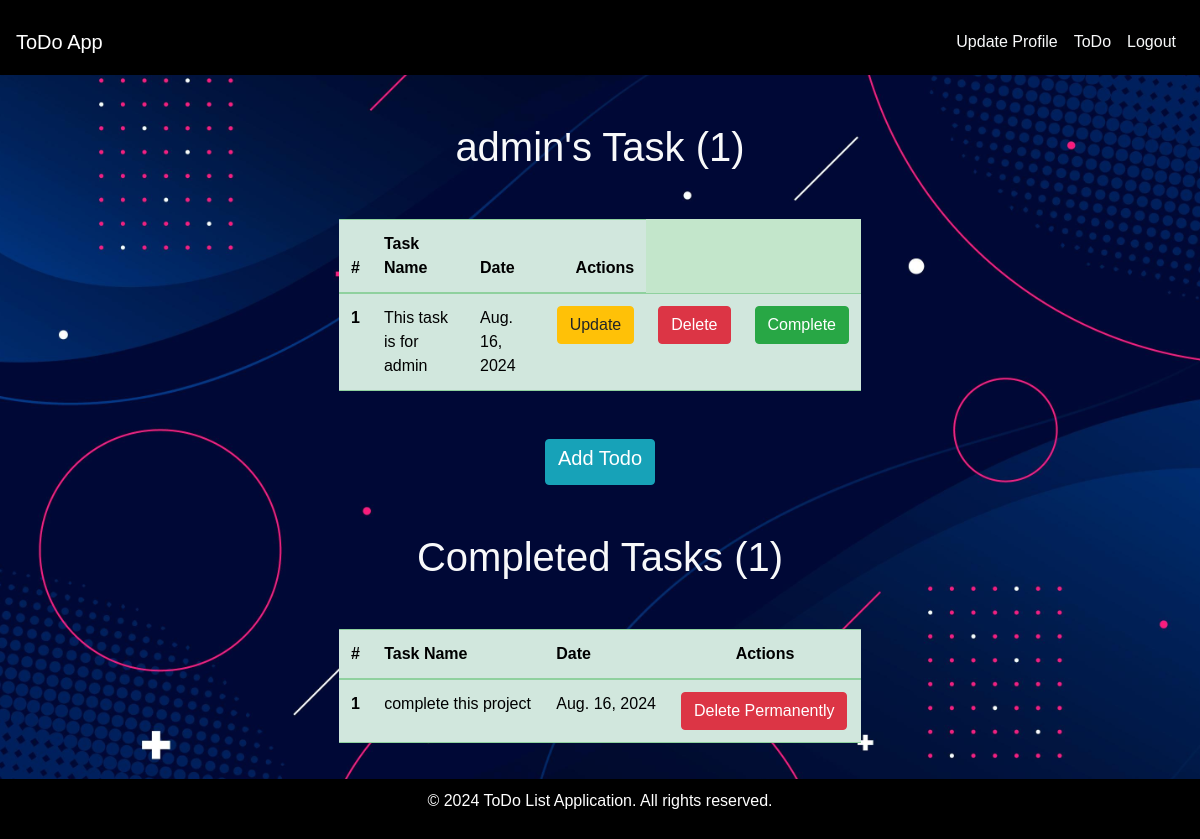
/todo/ (signed in), run on an earlier commit of the app's database.
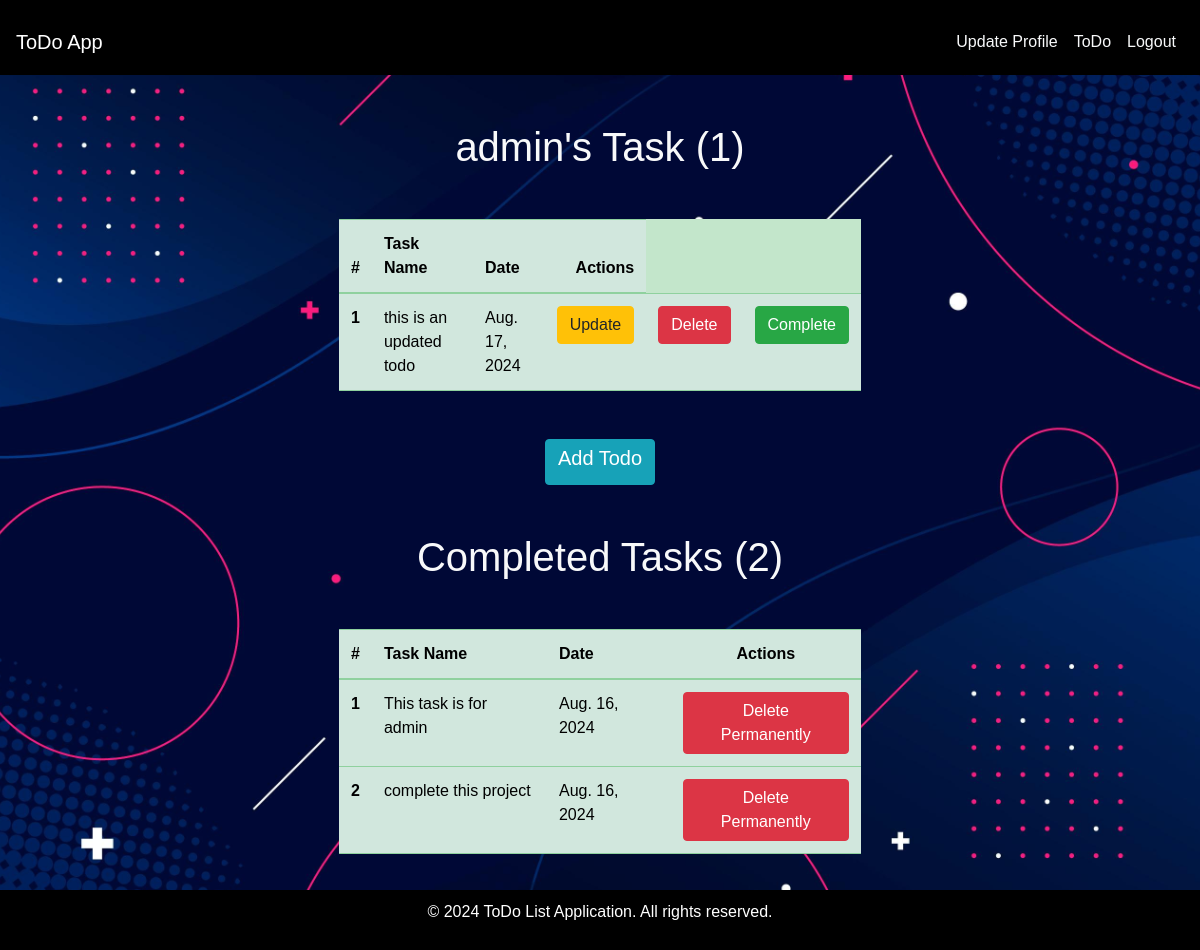
And on a later commit of the database.
### main/models.py (models this page shows, shortened)
class Todo(models.Model):
    user = models.ForeignKey(User, on_delete = models.CASCADE)
    task = models.TextField()
    date = models.DateField()
    is_completed = models.BooleanField(default=False)

### main/views.py (the view)
# urls.py: path("todo/", views.todo, name="todo"),
def todo(request):
    user = request.user
    todos = Todo.objects.all()
    incomplete_todos = todos.filter(is_completed = False, user = user)
    completed_todos = todos.filter(is_completed = True, user = user)
    context = {
        "todos": incomplete_todos,
        "completed_todos": completed_todos,
        "user": user
    }
    return render(request, "todo.html", context)

### templates/todo.html (shortened to what this page needs)
{% extends "base.html" %}
{% load static %}
{% block body %}
<div class="row d-flex justify-content-center m-5">
    <div class="col-6">
        <h1 class="text-light text-center mb-5">{{ user.username }}'s Task ({{ todos.count }})</h1>
        <table class="table table-success table-hover">
            <thead>
              <tr>
                <th scope="col">#</th>
                <th scope="col">Task Name</th>
                <th scope="col">Date</th>
                <th scope="col" class="text-end">Actions</th>
              </tr>
            </thead>
            <tbody>
                {% for todo in todos %}
                <tr>
                    <th scope="row">{{ forloop.counter }}</th>
                    <td> {{ todo.task }} </td>
                    <td> {{ todo.date }} </td>
                    <td><a href="{% url 'update_task' todo.id %}" class="btn btn-warning btn">Update</a></td>
                    <td><a href="{% url 'remove_task' todo.id %}" class="btn btn-danger btn">Delete</a></td>
                    <td><a href="{% url 'complete_task' todo.id %}" class="btn btn-success btn">Complete</a></td>
                </tr>
                {% endfor %}
            </tbody>
        </table>
        <div class="d-flex justify-content-center mt-5 mb-5">
            <a href="{% url 'add_todo' %}" class="btn btn-info"><h5>Add Todo</h5></a>
        </div>
        <h1 class="text-light text-center mb-5">Completed Tasks ({{ completed_todos.count }})</h1>
        <table class="table table-success table-hover mb-5">
            <thead>
              <tr>
                <th scope="col">#</th>
                <th scope="col">Task Name</th>
                <th scope="col">Date</th>
                <th scope="col" class="text-center">Actions</th>
              </tr>
            </thead>
            <tbody>
                {% for todo in completed_todos %}
                <tr>
                    <th scope="row">{{ forloop.counter }}</th>
                    <td> {{ todo.task }} </td>
                    <td> {{ todo.date }} </td>
                    <td><a href="{% url 'remove_task' todo.id %}" class="btn btn-danger btn">Delete Permanently</a></td>
                </tr>
                {% endfor %}
            </tbody>
        </table>
    </div>
</div>
{% endblock %}

What changed in the data, as far as the page shows it:
added Todo: task "this is an updated todo", date "Aug. 17, 2024", shown under "admin's Task (1)"
changed Todo "This task is for admin": moves from the list under "admin's Task (1)" to the list under "Completed Tasks (2)"
Also different on the page:
{{ completed_todos.count }}: "1" → "2"
